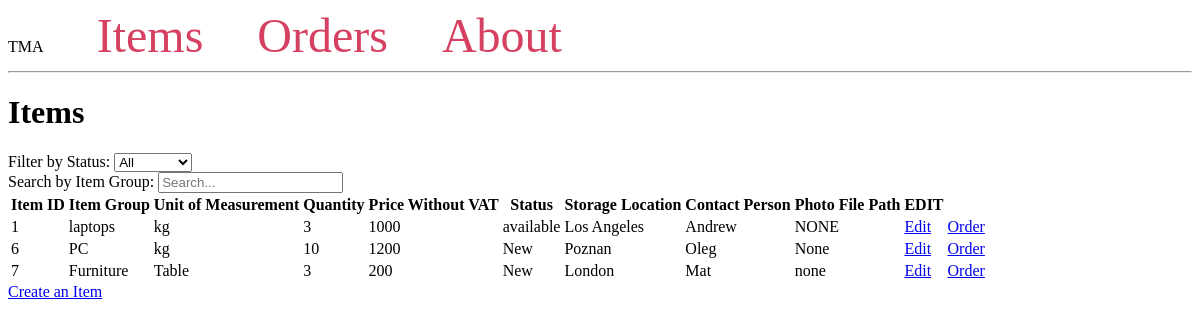
Page /items/ on the earlier database version.
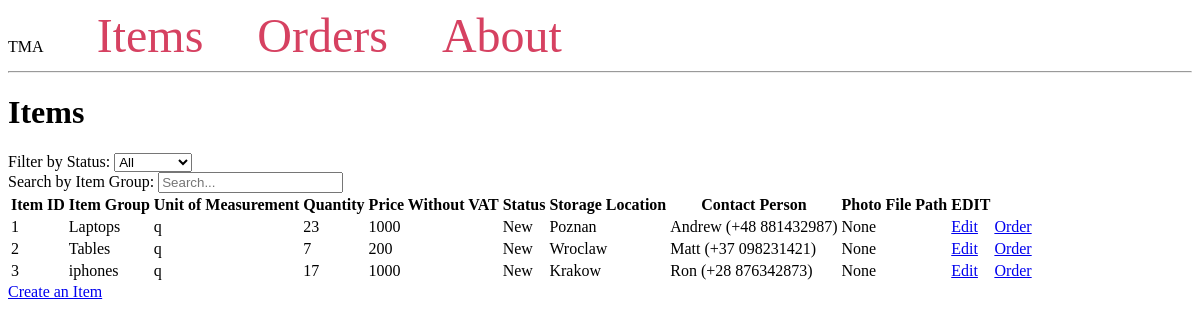
Same page on the later database version.
### tables this page shows
CREATE TABLE Items (
    ItemID INTEGER PRIMARY KEY,
    ItemGroup VARCHAR(255) NOT NULL,
    UnitOfMeasurement VARCHAR(255) NOT NULL,
    Quantity INTEGER NOT NULL,
    PriceWithoutVAT DECIMAL(10, 2) NOT NULL,
    Status VARCHAR(255) NOT NULL,
    StorageLocation VARCHAR(255),
    ContactPerson TEXT,
    PhotoFilePath VARCHAR(255)
);

### app.py (the view)
@app.route('/items/')
def list_items():
    conn = get_db_connection()
    goods = conn.execute('SELECT * FROM Items').fetchall()
    conn.close()
    return render_template('list_items.html', goods=goods)

### app.py (called while the page is built)
def get_db_connection():
    conn = sqlite3.connect('db/database.db')
    conn.row_factory = sqlite3.Row
    return conn

### app/templates/list_items.html (shortened to what this page needs)
{% extends 'base.html' %}
{% block content %}
    <h1>{% block ItemGroup %} Items {% endblock %}</h1>
    <div>
        <label for="filter-select">Filter by Status:</label>
        <select id="filter-select">
            <option value="">All</option>
        </select>
    </div>
    <div>
        <label for="search-input">Search by Item Group:</label>
        <input type="text" id="search-input" onkeyup="searchFunction()" placeholder="Search...">
    </div>
    <table id="items-table">
        <thead>
            <tr>
                <th onclick="sortTable(0)">Item ID</th>
                <th onclick="sortTable(1)">Item Group</th>
                <th onclick="sortTable(2)">Unit of Measurement</th>
                <th onclick="sortTable(3)">Quantity</th>
                <th onclick="sortTable(4)">Price Without VAT</th>
                <th onclick="sortTable(5)">Status</th>
                <th onclick="sortTable(6)">Storage Location</th>
                <th onclick="sortTable(7)">Contact Person</th>
                <th onclick="sortTable(8)">Photo File Path</th>
                <th>EDIT</th>
            </tr>
        </thead>
        <tbody>
            {% for item in goods %}
                <tr>
                    <td>{{ item['ItemID'] }}</td>
                    <td>{{ item['ItemGroup'] }}</td>
                    <td>{{ item['UnitOfMeasurement'] }}</td>
                    <td>{{ item['Quantity'] }}</td>
                    <td>{{ item['PriceWithoutVAT'] }}</td>
                    <td>{{ item['Status'] }}</td>
                    <td>{{ item['StorageLocation'] }}</td>
                    <td>{{ item['ContactPerson'] }}</td>
                    <td>{{ item['PhotoFilePath'] }}</td>
                    <td>
                        <a href="{{ url_for('routes.items.edit_item', id=item['ItemID']) }}">Edit</a>
                    </td>
                    <td>
                        <a href="{{ url_for('routes.requests.order_item', item_id=item['ItemID']) }}">Order</a>
                    </td>
                </tr>
            {% endfor %}
        </tbody>
    </table>
    <a href="{{ url_for('routes.items.create_item') }}">Create an Item</a>
{% endblock %}

### app/templates/base.html (shortened to what this page needs)
<!DOCTYPE html>
<html lang="en">
<head>
</head>
<body>
    <nav>
        <span>TMA</span>
        <a href="{{ url_for('routes.items.list_items') }}">Items</a>
        <a href="{{ url_for('routes.requests.list_orders') }}">Orders</a>
        <a href="#">About</a>
    </nav>
    <hr>
    <div class="content">
        {% block content %}{% endblock %}
    </div>
</body>
</html>

### app/templates/base.html (style rules this page uses)
nav a { color: #d64161; font-size: 3em; margin-left: 50px; text-decoration: none; }

Differences in the rows shown:
removed Items: ItemID "6", ItemGroup "PC", UnitOfMeasurement "kg", Quantity "10", PriceWithoutVAT "1200", Status "New", StorageLocation "Poznan", ContactPerson "Oleg", PhotoFilePath "None"
removed Items: ItemID "7", ItemGroup "Furniture", UnitOfMeasurement "Table", Quantity "3", PriceWithoutVAT "200", Status "New", StorageLocation "London", ContactPerson "Mat", PhotoFilePath "none"
changed Items id 1: ItemGroup "laptops" → "Laptops"; UnitOfMeasurement "kg" → "q"; Quantity "3" → "23"; Status "available" → "New"; StorageLocation "Los Angeles" → "Poznan"; ContactPerson "Andrew" → "Andrew (+48 881432987)"; PhotoFilePath "NONE" → "None"
added Items: ItemID "2", ItemGroup "Tables", UnitOfMeasurement "q", Quantity "7", PriceWithoutVAT "200", Status "New", StorageLocation "Wroclaw", ContactPerson "Matt (+37 098231421)", PhotoFilePath "None"
added Items: ItemID "3", ItemGroup "iphones", UnitOfMeasurement "q", Quantity "17", PriceWithoutVAT "1000", Status "New", StorageLocation "Krakow", ContactPerson "Ron (+28 876342873)", PhotoFilePath "None"
